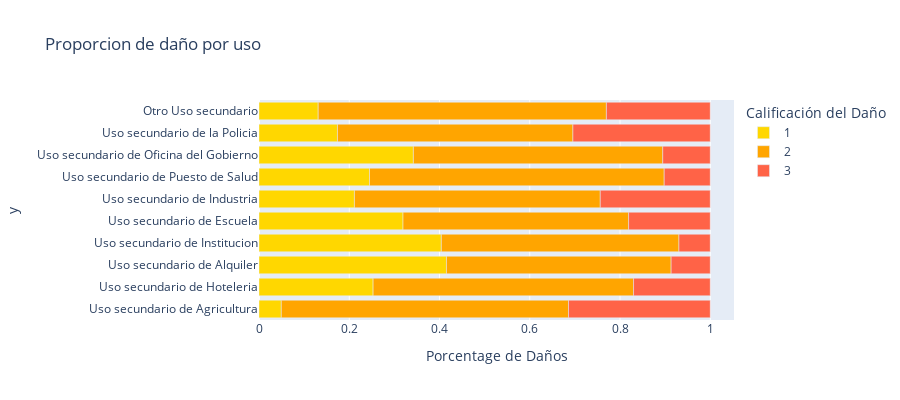

Here is the notebook cell this chart was saved with:
### Code cell
second_use_dg = second_use_count_total.transpose().div(second_use_count_total.transpose().sum(axis=1), axis=0)
fig = px.bar(second_use_dg, x=[1,2,3], y=second_uses_label,
             orientation='h', color_discrete_sequence=["Gold", "orange", "tomato"],
             height=400,
             labels={
                "damage_grade": "Calificación del Daño",
                "variable": "Calificación del Daño",
                "value": "Porcentage de Daños",
             },
             title='Proporcion de daño por uso')
fig.show()

### Figure 1 — Plotly figure (JSON) as saved in the notebook; plotly's stock layout.template omitted (floating-point values rounded to 4 significant figures)
{"data": [{"alignmentgroup": "True", "hovertemplate": "Calificación del Daño=1<br>Porcentage de Daños=%{x}<br>y=%{y}<extra></extra>", "legendgroup": "1", "marker": {"color": "Gold"}, "name": "1", "offsetgroup": "1", "orientation": "h", "showlegend": true, "textposition": "auto", "type": "bar", "x": [0.04941, 0.2529, 0.4154, 0.4041, 0.3191, 0.2115, 0.2449, 0.3421, 0.1739, 0.1312], "xaxis": "x", "y": ["Uso secundario de Agricultura", "Uso secundario de Hoteleria", "Uso secundario de Alquiler", "Uso secundario de Institucion", "Uso secundario de Escuela", "Uso secundario de Industria", "Uso secundario de Puesto de Salud", "Uso secundario de Oficina del Gobierno", "Uso secundario de la Policia", "Otro Uso secundario"], "yaxis": "y"}, {"alignmentgroup": "True", "hovertemplate": "Calificación del Daño=2<br>Porcentage de Daños=%{x}<br>y=%{y}<extra></extra>", "legendgroup": "2", "marker": {"color": "orange"}, "name": "2", "offsetgroup": "2", "orientation": "h", "showlegend": true, "textposition": "auto", "type": "bar", "x": [0.6365, 0.5772, 0.4979, 0.5265, 0.5, 0.5448, 0.6531, 0.5526, 0.5217, 0.6387], "xaxis": "x", "y": ["Uso secundario de Agricultura", "Uso secundario de Hoteleria", "Uso secundario de Alquiler", "Uso secundario de Institucion", "Uso secundario de Escuela", "Uso secundario de Industria", "Uso secundario de Puesto de Salud", "Uso secundario de Oficina del Gobierno", "Uso secundario de la Policia", "Otro Uso secundario"], "yaxis": "y"}, {"alignmentgroup": "True", "hovertemplate": "Calificación del Daño=3<br>Porcentage de Daños=%{x}<br>y=%{y}<extra></extra>", "legendgroup": "3", "marker": {"color": "tomato"}, "name": "3", "offsetgroup": "3", "orientation": "h", "showlegend": true, "textposition": "auto", "type": "bar", "x": [0.3141, 0.1699, 0.08669, 0.06939, 0.1809, 0.2437, 0.102, 0.1053, 0.3043, 0.2301], "xaxis": "x", "y": ["Uso secundario de Agricultura", "Uso secundario de Hoteleria", "Uso secundario de Alquiler", "Uso secundario de Institucion", "Uso secundario de Escuela", "Uso secundario de Industria", "Uso secundario de Puesto de Salud", "Uso secundario de Oficina del Gobierno", "Uso secundario de la Policia", "Otro Uso secundario"], "yaxis": "y"}], "layout": {"barmode": "relative", "height": 400, "legend": {"title": {"text": "Calificación del Daño"}, "tracegroupgap": 0}, "title": {"text": "Proporcion de daño por uso"}, "xaxis": {"anchor": "y", "domain": [0, 1], "title": {"text": "Porcentage de Daños"}}, "yaxis": {"anchor": "x", "domain": [0, 1], "title": {"text": "y"}}}}
